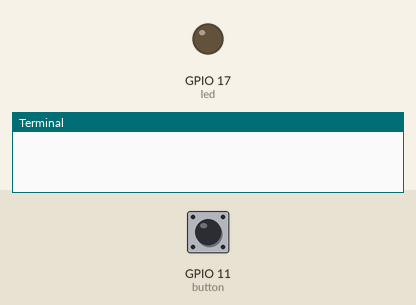
Recording of a program running on a simulated Raspberry Pi (BCM pin numbers). Parts: output pins drawn as LEDs (lit = HIGH), the last lines printed to the terminal. The inputs (shaded band) are chosen by the test bench; at power-on: GPIO 11 (button) HIGH.

Above: at 1.2 s.
1.3 s: GPIO 11 (button) pulled LOW for 1 s
At 2.1 s:
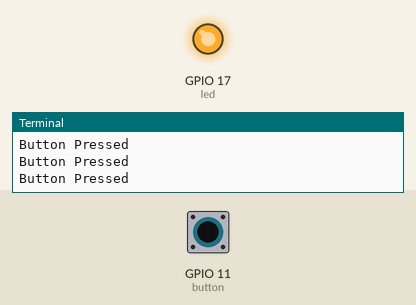
3.8 s: GPIO 11 (button) pulled LOW for 3.2 s
At 7.9 s:
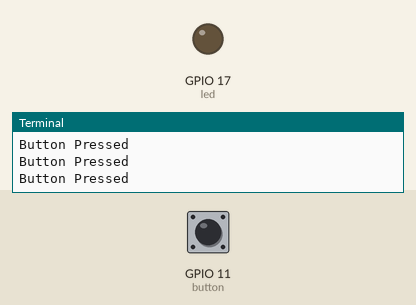
Timing chart, 0 to 9.4 s (numbered marks = the images above; inputs shaded):
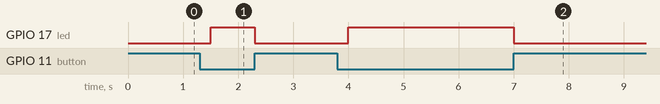

Measured:
- after the input at 1.3 s, GPIO 17 (led): LOW → HIGH after 0.20 s, → LOW 0.80 s later
- after the input at 3.8 s, GPIO 17 (led): LOW → HIGH after 0.20 s, → LOW 3.0 s later

The program:

RPi_Python_script_BounceGPIO11Button_Led_GPIO17.py
```python
import RPi.GPIO as GPIO
import time
GPIO.setmode(GPIO.BCM)

# Pin 11 will sense for button pushing
button = 11
GPIO.setup(button, GPIO.IN, pull_up_down=GPIO.PUD_UP)

# The LED GPIO 17
led = 17
GPIO.setup(led, GPIO.OUT)

while True:
    input_state = GPIO.input(button) # Sense the button
    if input_state == False:
        print('Button Pressed')
        time.sleep(0.2)
        # Switch on LED
        GPIO.output(led, 1)
    else :
        # Switch off LED
        GPIO.output(led, 0)
```
